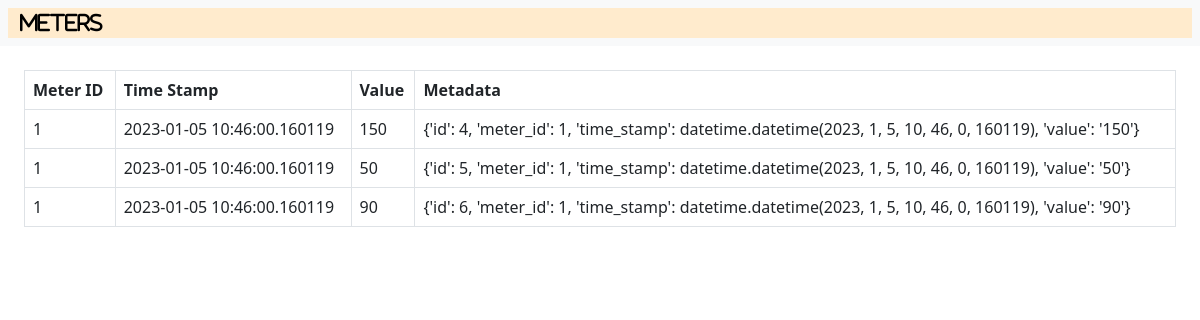
The page /api/meters/1/render_meter_data on the database its author committed.
### models.py (models this page shows, shortened)
class Meter_Data(db.Model):
    id = db.Column(db.Integer, primary_key=True)
    meter_id = db.Column(db.Integer, db.ForeignKey('meter.id'), nullable=False)
    time_stamp = db.Column(db.DateTime, nullable=False, default=datetime.utcnow())
    value = db.Column(db.Text, nullable=False)

### app.py (the view)
@app.route('/api/meters/<int:id>/render_meter_data')
def get_meter_data(id):
    meter = Meter.query.get(id)
    if meter:
        meter_data = Meter_Data.query.filter_by(meter_id=id).all()
        output_data = []
        for mdata in meter_data:
            output = {}
            output['id'] = mdata.id
            output['meter_id'] = mdata.meter_id
            output['time_stamp'] = mdata.time_stamp
            output['value'] = mdata.value
            output_data.append(output)
        return render_template('meter_data.html', meterData = output_data)
    return jsonify({'message': 'Meter data not found'})

### templates/meter_data.html (shortened to what this page needs)
{% extends 'base.html' %}
{% block content %}
  <div class="mx-4 mt-4">
    <table class="table table-bordered">
      <thead>
        <tr>
          <th scope="col">Meter ID</th>
          <th scope="col">Time Stamp</th>
          <th scope="col">Value</th>
          <th scope="col">Metadata</th>
        </tr>
      </thead>
      <tbody>
        {% for meter in meterData %}
          <tr>
            <td>{{ meter.meter_id }}</td>
            <td>{{ meter.time_stamp }}</td>
            <td>{{ meter.value }}</td>
            <td>{{ meter }}</td>
          </tr>
        {% endfor %}
      </tbody>
    </table>
  </div>
{% endblock %}

### templates/base.html (shortened to what this page needs)
<html lang="en">
  <head>
    <link rel="stylesheet" type="text/css" href="{{ url_for('static', filename='style.css') }}">
    <link href="https://cdn.jsdelivr.net/npm/bootstrap@5.3.0-alpha1/dist/css/bootstrap.min.css" rel="stylesheet" />
    <link rel="stylesheet" href="https://cdnjs.cloudflare.com/ajax/libs/font-awesome/6.2.1/css/all.min.css" />
  </head>
  <body>
    <nav class="navbar bg-body-tertiary">
      <div class="container-fluid mx-2" style="background-color: blanchedalmond;">
        <a class="navbar-brand" href="#">
            <i class="fa-sharp fa-solid fa-meter">Meters</i>
        </a>
      </div>
    </nav>
    <div class="pcoded-main-container">
      <div class="pcoded-wrapper">
        {% block content %}
        {% endblock %}
      </div>
    </div>
  </body>
</html>

### rows shown on the page
Meter_Data: meter_id "1", time_stamp "2023-01-05 10:46:00.160119", value "150", meter "{'id': 4, 'meter_id': 1, 'time_stamp': datetime.datetime(2023, 1, 5, 10, 46, 0, 160119), 'value': '150'}"
Meter_Data: meter_id "1", time_stamp "2023-01-05 10:46:00.160119", value "50", meter "{'id': 5, 'meter_id': 1, 'time_stamp': datetime.datetime(2023, 1, 5, 10, 46, 0, 160119), 'value': '50'}"
Meter_Data: meter_id "1", time_stamp "2023-01-05 10:46:00.160119", value "90", meter "{'id': 6, 'meter_id': 1, 'time_stamp': datetime.datetime(2023, 1, 5, 10, 46, 0, 160119), 'value': '90'}"
